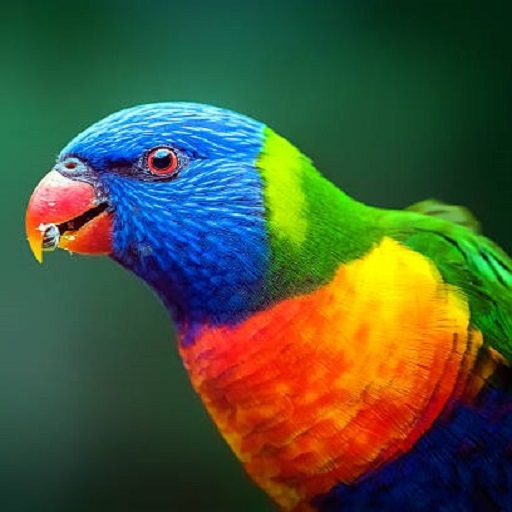
#> input picture Images/aaa.jpg, 512 x 512 px, found by its file name
$ python 'Lab_2(b).py'
#> lines starting #> are read from the running program, lines starting #| are printed output that depends on the picture
import numpy as np
import cv2
import matplotlib.pyplot as plt

path = 'Digital Image Processing/Images/aaa.jpg'
img = cv2.imread(path,0)
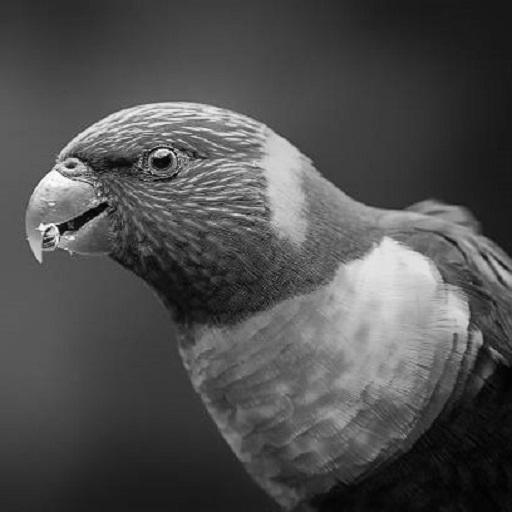
#> img: shape (512, 512); min 1, max 255, mean 78.6
img = cv2.resize(img,(512,512))

[h,w] = img.shape
#> h = 512; w = 512

c1 =1
gamma = 0.3
power_law_image = c1*np.power(img, gamma)
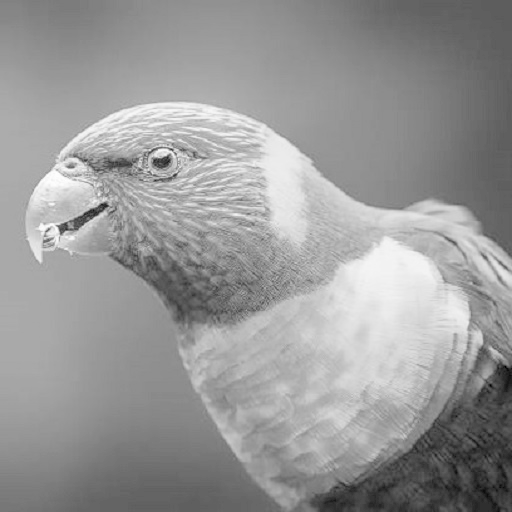
#> power_law_image: shape (512, 512) float64; min 1, max 5.27, mean 3.56; drawn with min black and max white
#power_law_image = power_law_image.astype(np.uint8)

plt.figure(figsize=(10,5))
plt.subplot(2,2,1)
plt.imshow(power_law_image, cmap = 'gray')
plt.title('Power law Images')


##    For 10 based logarithm
c2 = 255 / np.log10(256)
inverse_log = np.power(10,img /c2) - 1
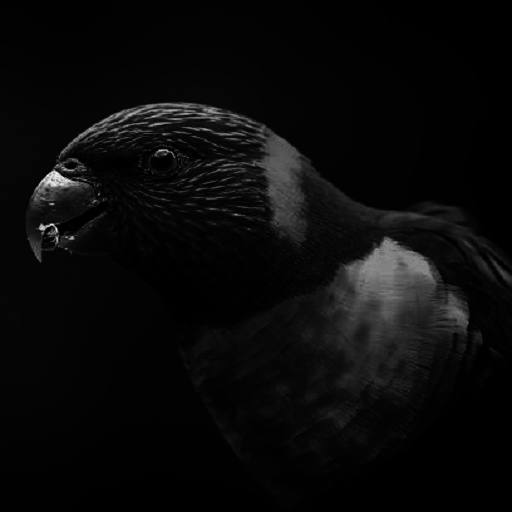
#> inverse_log: shape (512, 512) float64; min 0.022, max 255, mean 10.3

##    For natural logarithm
# c2 = 255 / np.log(256)
# inverse_log = np.exp(img /c2) - 1

plt.subplot(2,2,2)
plt.imshow(inverse_log, cmap = 'gray')
plt.title('Inverse Log Images')


difference_image = power_law_image - inverse_log
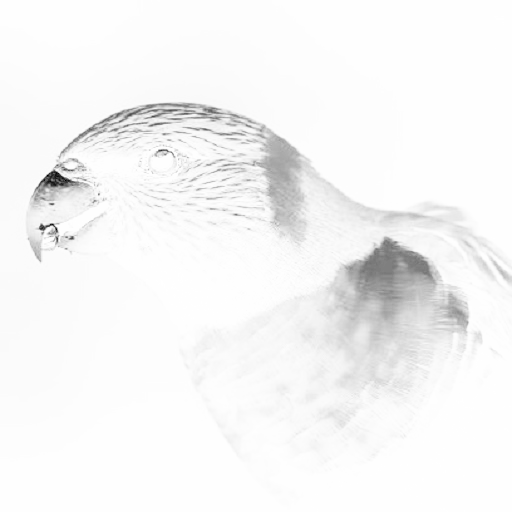
#> difference_image: shape (512, 512) float64; min -249.7, max 1.91, mean -6.74; drawn with min black and max white
plt.subplot(2,2,(3,4))
plt.imshow(difference_image, cmap = 'gray')
plt.title('Difference of both Images')


plt.show()

$ run again, with Images/a.jpg copied over Images/aaa.jpg
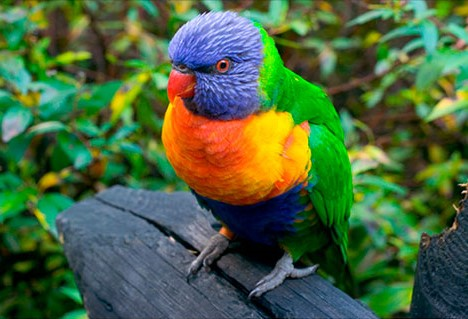
#> input picture Images/a.jpg, 468 x 319 px, found by its file name
#> `inverse_log = np.power(10,img /c2) - 1`:
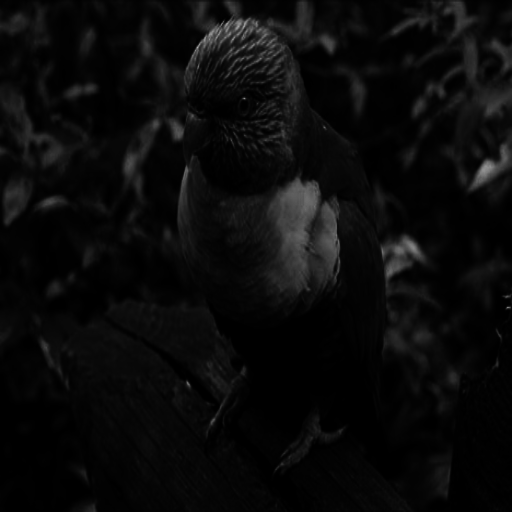
#> inverse_log: shape (512, 512) float64; min 0, max 172.1, mean 10.7
#> `difference_image = power_law_image - inverse_log`:
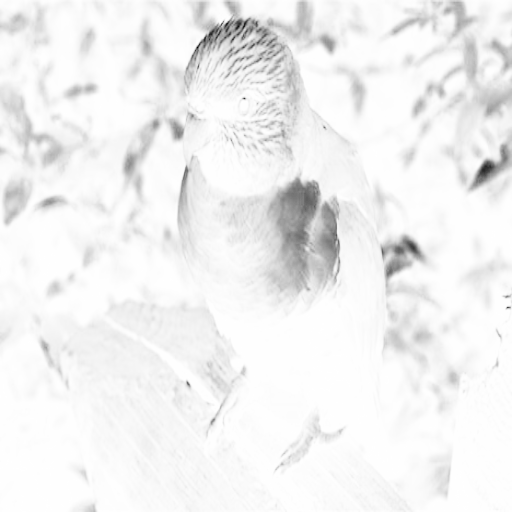
#> difference_image: shape (512, 512) float64; min -166.9, max 1.91, mean -6.96; drawn with min black and max white
